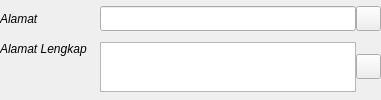
                         <widget class="QWidget" name="widget_17" native="true">
                          <layout class="QGridLayout" name="gridLayout_24" columnminimumwidth="100,0,0">
                           <property name="leftMargin">
                            <number>0</number>
                           </property>
                           <property name="topMargin">
                            <number>0</number>
                           </property>
                           <property name="rightMargin">
                            <number>0</number>
                           </property>
                           <property name="bottomMargin">
                            <number>0</number>
                           </property>
                           <property name="horizontalSpacing">
                            <number>0</number>
                           </property>
                           <property name="verticalSpacing">
                            <number>5</number>
                           </property>
                           <item row="1" column="0" alignment="Qt::AlignTop">
                            <widget class="QLabel" name="label_141">
                             <property name="sizePolicy">
                              <sizepolicy hsizetype="Preferred" vsizetype="Maximum">
                               <horstretch>0</horstretch>
                               <verstretch>0</verstretch>
                              </sizepolicy>
                             </property>
                             <property name="font">
                              <font>
                               <italic>true</italic>
                              </font>
                             </property>
                             <property name="text">
                              <string>Alamat Lengkap</string>
                             </property>
                            </widget>
                           </item>
                           <item row="0" column="1">
                            <widget class="QLineEdit" name="alamat_le">
                             <property name="minimumSize">
                              <size>
                               <width>0</width>
                               <height>25</height>
                              </size>
                             </property>
                             <property name="font">
                              <font>
                               <family>Segoe UI</family>
                               <pointsize>10</pointsize>
                               <weight>50</weight>
                               <italic>false</italic>
                               <bold>false</bold>
                              </font>
                             </property>
                             <property name="alignment">
                              <set>Qt::AlignLeading|Qt::AlignLeft|Qt::AlignVCenter</set>
                             </property>
                             <property name="readOnly">
                              <bool>true</bool>
                             </property>
                            </widget>
                           </item>
                           <item row="0" column="0">
                            <widget class="QLabel" name="label_140">
                             <property name="font">
                              <font>
                               <italic>true</italic>
                              </font>
                             </property>
                             <property name="text">
                              <string>Alamat</string>
                             </property>
                            </widget>
                           </item>
                           <item row="1" column="1">
                            <widget class="QPlainTextEdit" name="alamat_full_pte">
                             <property name="sizePolicy">
                              <sizepolicy hsizetype="Expanding" vsizetype="Preferred">
                               <horstretch>0</horstretch>
                               <verstretch>0</verstretch>
                              </sizepolicy>
                             </property>
                             <property name="minimumSize">
                              <size>
                               <width>0</width>
                               <height>50</height>
                              </size>
                             </property>
                             <property name="maximumSize">
                              <size>
                               <width>16777215</width>
                               <height>50</height>
                              </size>
                             </property>
                             <property name="font">
                              <font>
                               <family>Segoe UI</family>
                               <pointsize>10</pointsize>
                              </font>
                             </property>
                             <property name="focusPolicy">
                              <enum>Qt::TabFocus</enum>
                             </property>
                             <property name="tabChangesFocus">
                              <bool>true</bool>
                             </property>
                             <property name="readOnly">
                              <bool>true</bool>
                             </property>
                            </widget>
                           </item>
                           <item row="0" column="2">
                            <widget class="QPushButton" name="copy_alamat">
                             <property name="minimumSize">
                              <size>
                               <width>25</width>
                               <height>25</height>
                              </size>
                             </property>
                             <property name="maximumSize">
                              <size>
                               <width>25</width>
                               <height>25</height>
                              </size>
                             </property>
                             <property name="text">
                              <string/>
                             </property>
                             <property name="flat">
                              <bool>false</bool>
                             </property>
                            </widget>
                           </item>
                           <item row="1" column="2">
                            <widget class="QPushButton" name="copy_alamat_full">
                             <property name="minimumSize">
                              <size>
                               <width>25</width>
                               <height>25</height>
                              </size>
                             </property>
                             <property name="maximumSize">
                              <size>
                               <width>25</width>
                               <height>25</height>
                              </size>
                             </property>
                             <property name="text">
                              <string/>
                             </property>
                             <property name="flat">
                              <bool>false</bool>
                             </property>
                            </widget>
                           </item>
                          </layout>
                         </widget>
